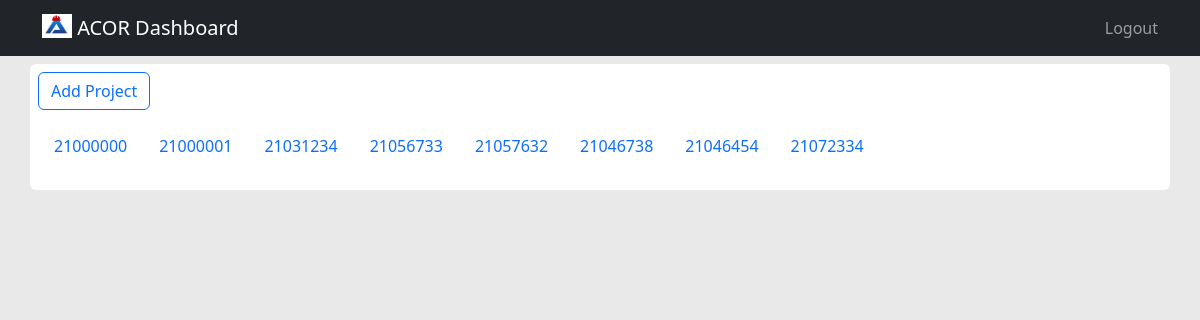
Before: /project (signed in) with the older database file.
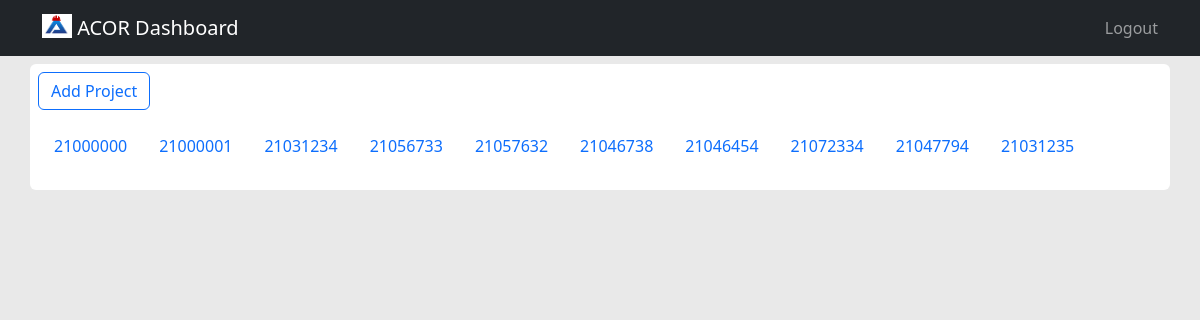
After: the same page with the newer database file.
### tables this page shows
CREATE TABLE projects (
	id INTEGER NOT NULL, 
	po INTEGER NOT NULL, 
	title TEXT NOT NULL, 
	amount FLOAT NOT NULL, 
	duration INTEGER NOT NULL, 
	status VARCHAR(20) NOT NULL, 
	start_date DATETIME, 
	end_date DATETIME, 
	PRIMARY KEY (id), 
	UNIQUE (po)
);

### app.py (the view)
@app.route("/project")
@login_required
def project():
    with engine.connect() as conn:
        statement = select(project_table)
        projects = conn.execute(statement)
        proj = conn.execute(statement)
    return render_template("projects.html", projects=projects, proj=proj)

### helper.py (called while the page is built)
def login_required(f):
    @wraps(f)
    def decorated_function(*args, **kwargs):
        if session.get("username") is None:
            return redirect("/login")
        return f(*args, **kwargs)
    return decorated_function

### templates/projects.html (shortened to what this page needs)
{% extends "dashboard.html" %}
{% block main %}
<a href="/addproject"><button class="btn btn-outline-primary mb-3">Add Project</button></a>
<ul class="nav nav-pills mb-3" id="pills-tab" role="tablist">
    {% if projects %}
    {% for project in projects %}
    <li class="nav-item" role="presentation">
      <button class="nav-link" id="pills-{{ project.po }}-tab" data-bs-toggle="pill" data-bs-target="#pills-{{ project.po }}" type="button" role="tab" aria-controls="pills-{{ project.po }}" aria-selected="true">{{ project.po }}</button>
    </li>
    {% endfor %}
</ul>
    {% endif %}
{% endblock %}

### templates/dashboard.html (shortened to what this page needs)
<!DOCTYPE html>
<html lang="en">
  <head>
    <link href="https://cdn.jsdelivr.net/npm/bootstrap@5.3.2/dist/css/bootstrap.min.css" rel="stylesheet">
    <link rel="stylesheet" href="https://cdn.jsdelivr.net/npm/bootstrap-icons@1.11.1/font/bootstrap-icons.css">
    <link rel="stylesheet" href="/static/style.css">
  </head>
  <body>
    <header>
        <nav class="navbar bg-dark sticky-top" data-bs-theme="dark">
            <div class="container">
                <a class="navbar-brand" href="#sidebar" data-bs-toggle="offcanvas" role="button" aria-controls="sidebar">
                    <img src="/static/acor.png" alt="Logo" width="30" height="24" class="d-inline-block align-text-top">
                    ACOR Dashboard
                </a>
                <ul class="navbar-nav justify-content-end">
                    <li class="nav-item">
                        <a href="/logout" class="nav-link">Logout</a>
                    </li>
                </ul>
            </div>
        </nav>
    </header>
    <main>
        <div class="container mt-2 bg-white p-2 rounded">
            {% block main %}{% endblock %}
        </div>
    </main>
  </body>
</html>

### static/style.css (style rules this page uses)
body { background-color: #e9e9e9; }

Changed rows visible on the page:
added projects: po "21047794"
added projects: po "21031235"
